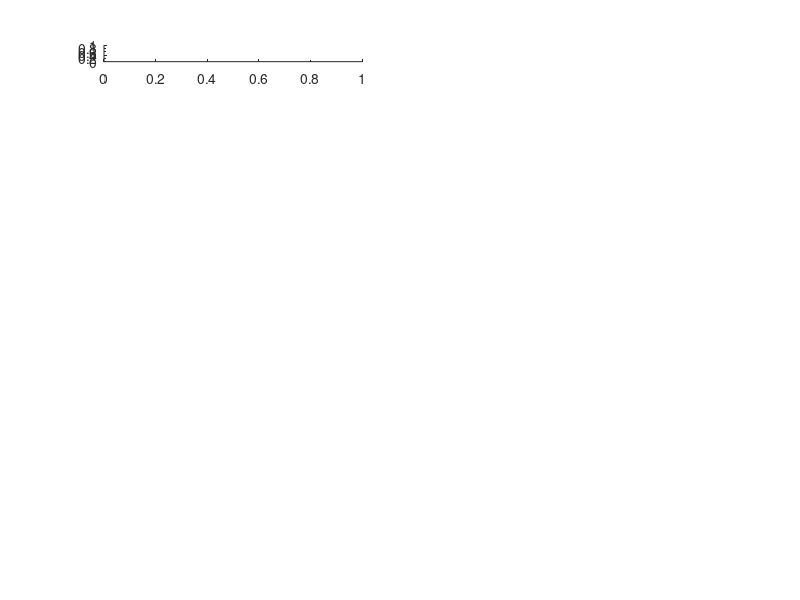

Write the MATLAB code that produced this figure. (Note: this script raises an error after producing the figure.)
subplot(10,2,1);
plot(1:5,DiscretePDF(1:5,'hypergeometric',[100,20,5]),'.r');
title('DiscretePDF HyperGeometric');

subplot(10,2,2);
stairs(1:5,DiscreteCDF(1:5,'hypergeometric',[100,20,5]));
title('DiscreteCDF HyperGeometric');

subplot(10,2,3);
plot(1:10,DiscretePDF(1:10,'geometric',1/3),'.r');
title('DiscretePDF Geometric');

subplot(10,2,4);
stairs(1:10,DiscreteCDF(1:10,'geometric',1/3));
title('DiscreteCDF Geometric');

subplot(10,2,5);
plot(1:8,DiscretePDF(1:8,'binomial',[8,3/10]),'.r');
title('DiscretePDF Binomial');

subplot(10,2,6);
stairs(1:8,DiscreteCDF(1:8,'binomial',[8,3/10]));
title('DiscreteCDF Binomial');

subplot(10,2,7);
plot(1:9,DiscretePDF(1:9,'pascal',[3,1/2]),'.r');
title('DiscretePDF Pascal');

subplot(10,2,8);
stairs(1:9,DiscreteCDF(1:9,'pascal',[3,1/2]));
title('DiscreteCDF Pascal');

subplot(10,2,9);
plot(1:9,DiscretePDF(1:9,'poisson',5),'.r');
title('DiscretePDF Poisson');

subplot(10,2,10);
stairs(1:9,DiscreteCDF(1:9,'poisson',5));
title('DiscreteCDF Poisson');

subplot(10,2,11);
plot(linspace(-4,8),ContinuousPDF(linspace(-4,8),'normal',[0,1]));
title('ContinuousPDF Normal');

subplot(10,2,12);
plot(linspace(-4,8),ContinuousCDF(linspace(-4,8),'normal',[0,1]));
title('ContinousCDF Normal');

subplot(10,2,13);
plot(linspace(0,10),ContinuousPDF(linspace(0,10),'exponential',1/2));
title('ContinousPDF Exponential');

subplot(10,2,14);
plot(linspace(0,10),ContinuousCDF(linspace(0,10),'exponential',1/2));
title('ContinousCDF Exponential');

subplot(10,2,15);
plot(linspace(0,1),ContinuousPDF(linspace(0,1),'beta',[2,5]));
title('ContinousPDF Beta');

subplot(10,2,16);
plot(linspace(0,1),ContinousPDF(linspace(0,1),'beta',[2,5]));
title('ContinousCDF Beta');

subplot(10,2,17);
plot(linspace(0,4),ContinuousPDF(linspace(0,4),'gamma',[1/4,1]));
title('ContinousPDF Gamma');

subplot(10,2,18);
plot(linspace(0,4),ContinuousCDF(linspace(0,4),'gamma',[1/4,1]));   
title('ContinousCDF Gamma');

subplot(10,2,19);
plot(linspace(-4,4),ContinuousPDF(linspace(-4,4),'student',1));
title('ContinousPDF Student');

subplot(10,2,20);
plot(linspace(-4,4),ContinuousCDF(linspace(-4,4),'student',1));
title('ContinousCDF Student');